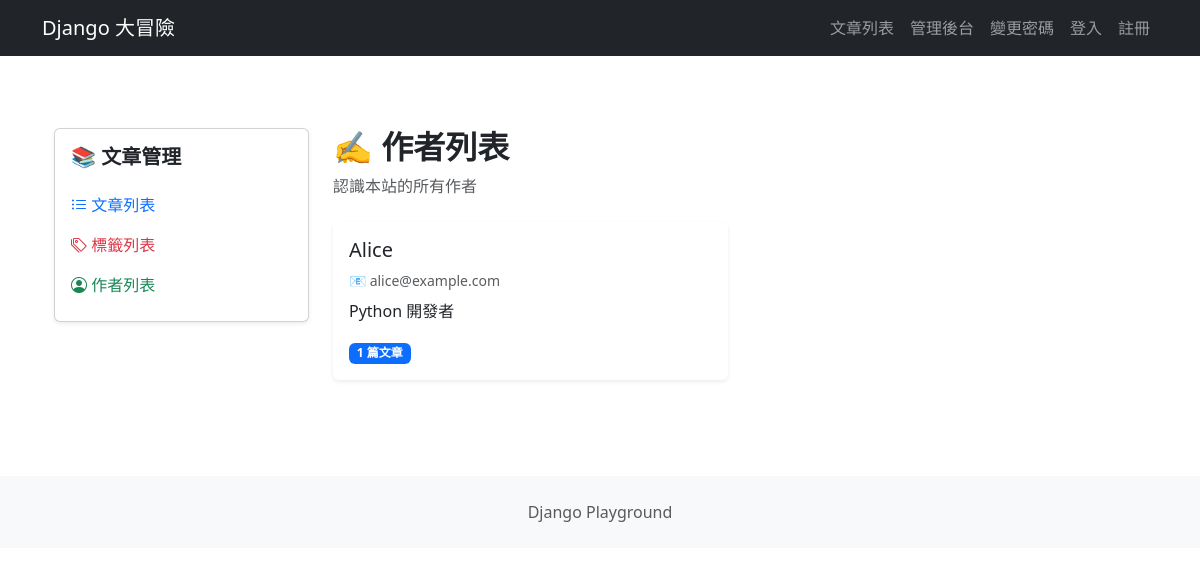
Page /blog/authors/ on the earlier database version.
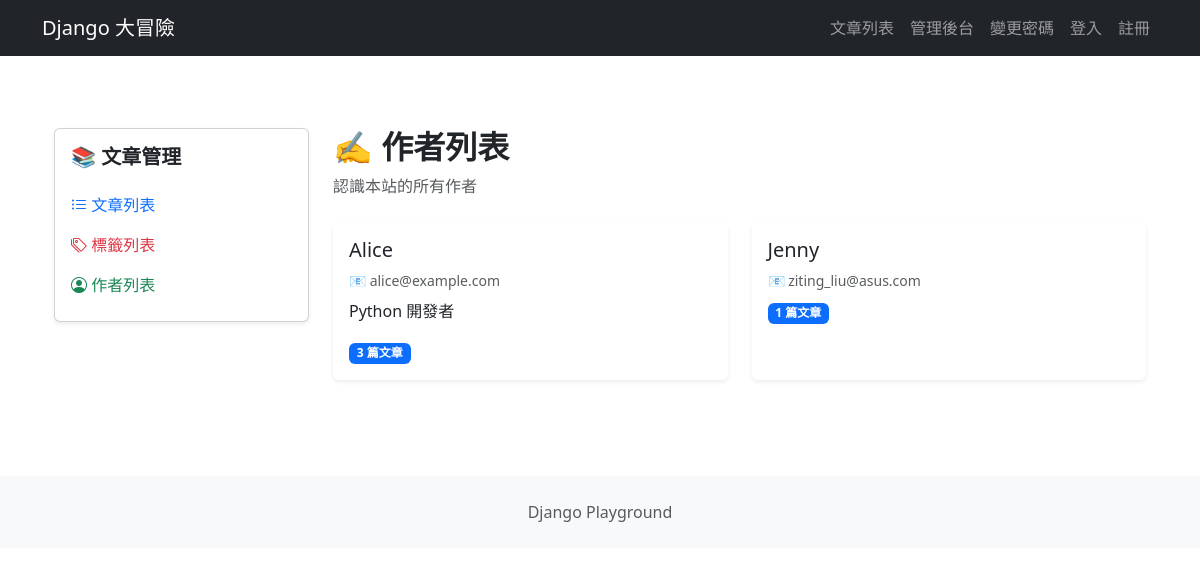
Same page on the later database version.
### apps/blog/models.py (models this page shows, shortened)
class Author(models.Model):
    name = models.CharField(max_length=100)
    email = models.EmailField(unique=True)
    bio = models.TextField(blank=True)
    created_at = models.DateTimeField(auto_now_add=True)

### apps/blog/views.py (the view)
# urls.py: path("authors/", views.author_list, name="author_list"),
def author_list(request):
    authors = Author.objects.all()
    return render(request, "blog/author_list.html", {"authors": authors})

### apps/blog/templates/blog/author_list.html (shortened to what this page needs)
{% extends "blog/base.html" %}
{% block blog_content %}
    <div class="mb-4">
        <h2 class="fw-bold mb-2">
            ✍️ 作者列表
        </h2>
        <p class="text-muted">
            認識本站的所有作者
        </p>
    </div>
    <div class="row g-4">
        {% for author in authors %}
            <div class="col-md-6">
                <div class="card h-100 shadow-sm border-0">
                    <div class="card-body">
                        <h5 class="card-title mb-2">
                            {{ author.name }}
                        </h5>
                        <p class="card-text text-muted small mb-2">
                            📧 {{ author.email }}
                        </p>
                        {% if author.bio %}
                            <p class="card-text">
                                {{ author.bio }}
                            </p>
                        {% endif %}
                        <p class="card-text">
                            <span class="badge bg-primary">{{ author.articles.count }} 篇文章</span>
                        </p>
                    </div>
                </div>
            </div>
        {% endfor %}
    </div>
{% endblock blog_content %}

### apps/blog/templates/blog/base.html
{% extends "base.html" %}
{% block content %}
  <div class="container-fluid py-5">
    <div class="row">
      <aside class="col-lg-3 mb-4">
        <div class="card shadow-sm">
          <div class="card-body">
            <h5 class="card-title fw-bold mb-3">
              📚 文章管理
            </h5>
            <nav class="nav flex-column">
              <a href="{% url 'blog:article_list' %}" class="nav-link ps-0 text-primary">
                <i class="bi bi-list-ul"></i> 文章列表
              </a>
              <a href="{% url 'blog:tag_list' %}" class="nav-link ps-0 text-danger">
                <i class="bi bi-tags"></i> 標籤列表
              </a>
              <a href="{% url 'blog:author_list' %}" class="nav-link ps-0 text-success">
                <i class="bi bi-person-circle"></i> 作者列表
              </a>
            </nav>
          </div>
        </div>
      </aside>
      <div class="col-lg-9">
        {% block blog_content %}
        {% endblock blog_content %}
      </div>
    </div>
  </div>
{% endblock content %}

### templates/base.html (shortened to what this page needs)
{% load django_bootstrap5 %}
<!DOCTYPE html>
<html lang="zh-Hant">
  <head>
    {% bootstrap_css %}
    <link rel="stylesheet"
          href="https://cdn.jsdelivr.net/npm/bootstrap-icons@1.11.0/font/bootstrap-icons.css" />
  </head>
  <body>
    <nav class="navbar navbar-expand-lg navbar-dark bg-dark">
      <div class="container">
        <span class="navbar-brand">Django 大冒險</span>
        <div class="collapse navbar-collapse" id="navbarNav">
          <ul class="navbar-nav ms-auto">
            <li class="nav-item">
              <a class="nav-link" href="{% url 'blog:article_list' %}">文章列表</a>
            </li>
            <li class="nav-item">
              <a class="nav-link" href="{% url 'admin:index' %}">管理後台</a>
            </li>
            <li class="nav-item">
              <a class="nav-link" href="{% url 'auth:password_change' %}">變更密碼</a>
            </li>
            {% if user.is_authenticated %}
              <li class="nav-item">
                <form method="post" action="{% url 'auth:logout' %}" class="d-inline">
                  {% csrf_token %}
                  <button type="submit" class="nav-link btn btn-link">登出 ({{ user.username }})</button>
                </form>
              </li>
            {% else %}
              <li class="nav-item">
                <a class="nav-link" href="{% url 'auth:login' %}">登入</a>
              </li>
              <li class="nav-item">
                <a class="nav-link" href="{% url 'auth:register' %}">註冊</a>
              </li>
            {% endif %}
          </ul>
        </div>
      </div>
    </nav>
    <main class="container my-4">
      {% block content %}
      {% endblock content %}
    </main>
    <footer class="bg-light py-4 mt-5">
      <div class="container text-center">
        <p class="text-muted mb-0">Django Playground</p>
      </div>
    </footer>
  </body>
</html>

Differences in the rows shown:
computed for Author "Alice": articles.count "1" → "3"
added Author: name "Jenny", email "ziting_liu@asus.com", articles.count "1"
